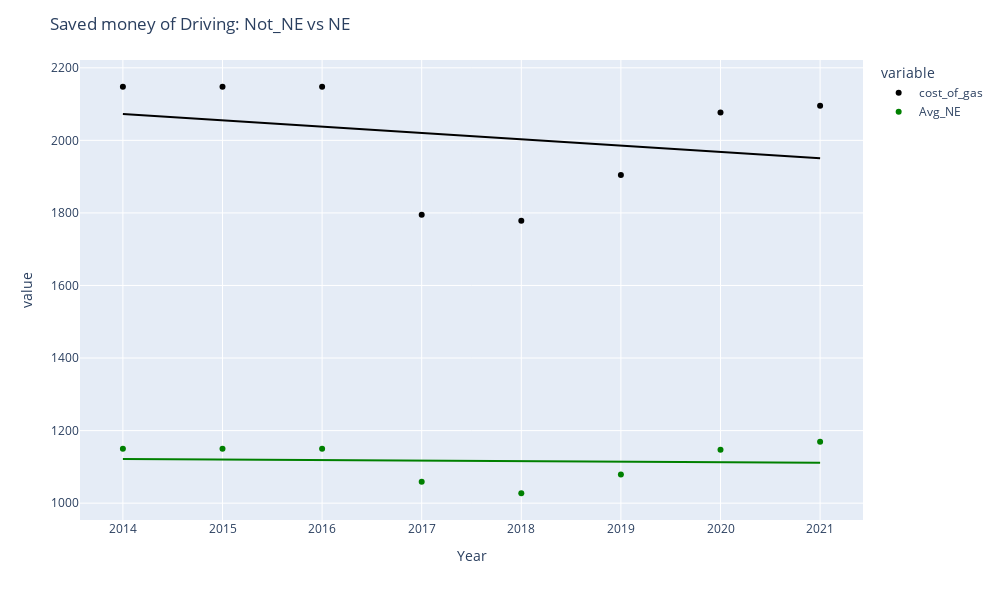

Notebook code cell kept with this figure:
### Code cell
fig = px.scatter(df_save.drop(0), x="Year", y=['cost_of_gas','Avg_NE'],color_discrete_sequence=["black", "green"],trendline='ols')
fig.layout.update(
    width=1000,
    height=600,
    barmode='group',
    title_text = 'Saved money of Driving: Not_NE vs NE')
fig.show()

### Figure 1 — Plotly figure (JSON) as saved in the notebook; plotly's stock layout.template omitted (floating-point values rounded to 4 significant figures)
{"data": [{"hovertemplate": "variable=cost_of_gas<br>Year=%{x}<br>value=%{y}<extra></extra>", "legendgroup": "cost_of_gas", "marker": {"color": "black", "symbol": "circle"}, "mode": "markers", "name": "cost_of_gas", "orientation": "v", "showlegend": true, "type": "scatter", "x": [2021, 2020, 2019, 2018, 2017, 2016, 2015, 2014], "xaxis": "x", "y": [2095.0, 2077.0, 1905.0, 1779.0, 1795.0, 2148.0, 2148.0, 2148.0], "yaxis": "y"}, {"hovertemplate": "<b>OLS trendline</b><br>value = -17.4566 * Year + 37230.3<br>R<sup>2</sup>=0.071263<br><br>variable=cost_of_gas<br>Year=%{x}<br>value=%{y} <b>(trend)</b><extra></extra>", "legendgroup": "cost_of_gas", "marker": {"color": "black", "symbol": "circle"}, "mode": "lines", "name": "cost_of_gas", "showlegend": false, "type": "scatter", "x": [2014, 2015, 2016, 2017, 2018, 2019, 2020, 2021], "xaxis": "x", "y": [2073.0, 2055.0, 2038.0, 2020.0, 2003.0, 1985.0, 1968.0, 1951.0], "yaxis": "y"}, {"hovertemplate": "variable=Avg_NE<br>Year=%{x}<br>value=%{y}<extra></extra>", "legendgroup": "Avg_NE", "marker": {"color": "green", "symbol": "circle"}, "mode": "markers", "name": "Avg_NE", "orientation": "v", "showlegend": true, "type": "scatter", "x": [2021, 2020, 2019, 2018, 2017, 2016, 2015, 2014], "xaxis": "x", "y": [1169.0, 1147.0, 1079.0, 1027.0, 1059.0, 1150.0, 1150.0, 1150.0], "yaxis": "y"}, {"hovertemplate": "<b>OLS trendline</b><br>value = -1.53 * Year + 4203.28<br>R<sup>2</sup>=0.004967<br><br>variable=Avg_NE<br>Year=%{x}<br>value=%{y} <b>(trend)</b><extra></extra>", "legendgroup": "Avg_NE", "marker": {"color": "green", "symbol": "circle"}, "mode": "lines", "name": "Avg_NE", "showlegend": false, "type": "scatter", "x": [2014, 2015, 2016, 2017, 2018, 2019, 2020, 2021], "xaxis": "x", "y": [1122.0, 1120.0, 1119.0, 1117.0, 1116.0, 1114.0, 1113.0, 1111.0], "yaxis": "y"}], "layout": {"barmode": "group", "height": 600, "legend": {"title": {"text": "variable"}, "tracegroupgap": 0}, "margin": {"t": 60}, "title": {"text": "Saved money of Driving: Not_NE vs NE"}, "width": 1000, "xaxis": {"anchor": "y", "autorange": true, "domain": [0, 1], "range": [2014.0, 2021.0], "title": {"text": "Year"}, "type": "linear"}, "yaxis": {"anchor": "x", "autorange": true, "domain": [0, 1], "range": [953.6, 2221.0], "title": {"text": "value"}, "type": "linear"}}}
